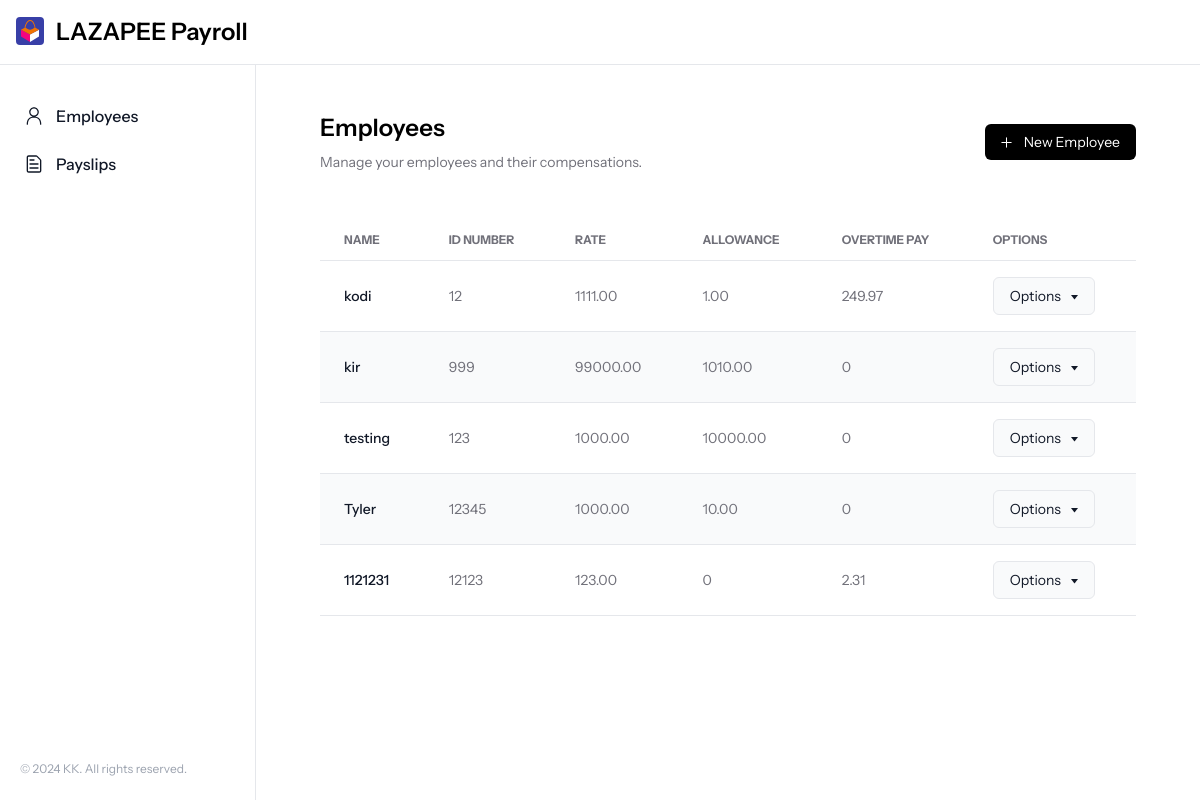
The app's page /, older data.
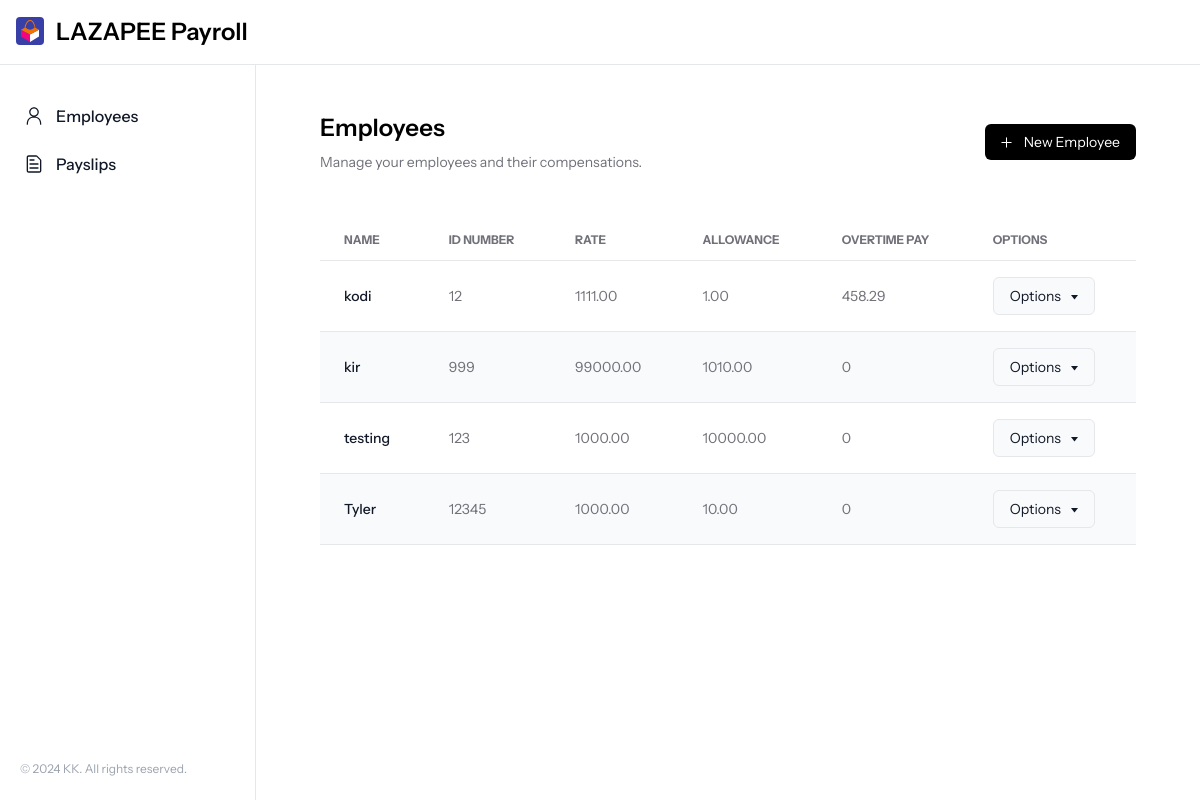
The same page, newer data.
### payroll_app/models.py (models this page shows, shortened)
class Employee(models.Model):
    name = models.CharField(max_length=255)
    id_number = models.CharField(max_length=20, unique=True)
    rate = models.FloatField()
    overtime_pay = models.FloatField(null=True, blank=True)
    allowance = models.FloatField(null=True, blank=True)

### payroll_app/views.py (the view, shortened to what this page needs)
# urls.py: path('', views.employees, name='employees'),
def employees(request):
    employees_list = Employee.objects.all()
    context = {'employees': employees_list}
    return render(request, 'payroll_app/employees.html', context)

### payroll_app/templates/payroll_app/employees.html (shortened to what this page needs)
{% extends 'payroll_app/base.html' %}
{% load static %}
{% block content %}
<div class="flex items-center justify-between mb-12">
    <div>
        <span class="text-2xl font-semibold">Employees</span>
        <p class="text-sm pt-2 text-[#71717A]">Manage your employees and their compensations.</p>
    </div>
    <div>
        <a href="{% url 'create_employee' %}"
            class="flex items-center rounded-md text-sm bg-black text-white px-4 py-2 hover:bg-[#1B1B1B]">
            New Employee
        </a>
    </div>
</div>
<div class="relative overflow-x-auto">
    <table class="w-full text-sm text-left text-[#71717A] mb-10 z-10">
        <thead class="text-xs text-[#71717A] uppercase border-b">
            <tr>
                <th scope="col" class="px-6 py-3">
                    Name
                </th>
                <th scope="col" class="px-6 py-3">
                    ID Number
                </th>
                <th scope="col" class="px-6 py-3">
                    Rate
                </th>
                <th scope="col" class="px-6 py-3">
                    Allowance
                </th>
                <th scope="col" class="px-6 py-3">
                    Overtime Pay
                </th>
                <th scope="col" class="px-6 py-3">
                    Options
                </th>
            </tr>
        </thead>
        <tbody>
            {% for employee in employees %}
            <tr class="odd:bg-white even:bg-gray-50 border-b">
                <th scope="row" class="px-6 py-4 font-medium text-gray-900 whitespace-nowrap">
                    {{ employee.name }}
                </th>
                <td class="px-6 py-4">
                    {{ employee.id_number }}
                </td>
                <td class="px-6 py-4">
                    {{ employee.rate | floatformat:2 }}
                </td>
                <td class="px-6 py-4">
                    {% if employee.allowance == 0 or employee.allowance is None %}
                    0
                    {% else %}
                    {{ employee.allowance|floatformat:2 }}
                    {% endif %}
                </td>
                <td class="px-6 py-4">
                    {% if employee.overtime_pay == 0 or employee.overtime_pay is None %}
                    0
                    {% else %}
                    {{ employee.overtime_pay|floatformat:2 }}
                    {% endif %}
                </td>
                <td class="px-6 py-4">
                    <div class="relative">
                        <button onclick="toggleDropdown('{{ employee.id_number }}')"
                            class="flex items-center bg-gray-50 border hover:bg-gray-100 border-gray-200 px-4 py-2 rounded-md text-gray-900">
                            Options
                            <svg class="ml-1.5 -mr-1" width="15" height="15" viewBox="0 0 15 15" fill="none"
                                xmlns="http://www.w3.org/2000/svg">
                                <path d="M4 6H11L7.5 10.5L4 6Z" fill="currentColor"></path>
                            </svg>
                        </button>
                    </div>
                </td>
            </tr>
            {% endfor %}
        </tbody>
    </table>
</div>
{% endblock %}

Row changes from the older to the newer data that the page shows:
removed Employee: name "1121231", id_number "12123", rate "123.00", overtime_pay "2.31"
changed Employee "kodi": overtime_pay "249.97" → "458.29"
